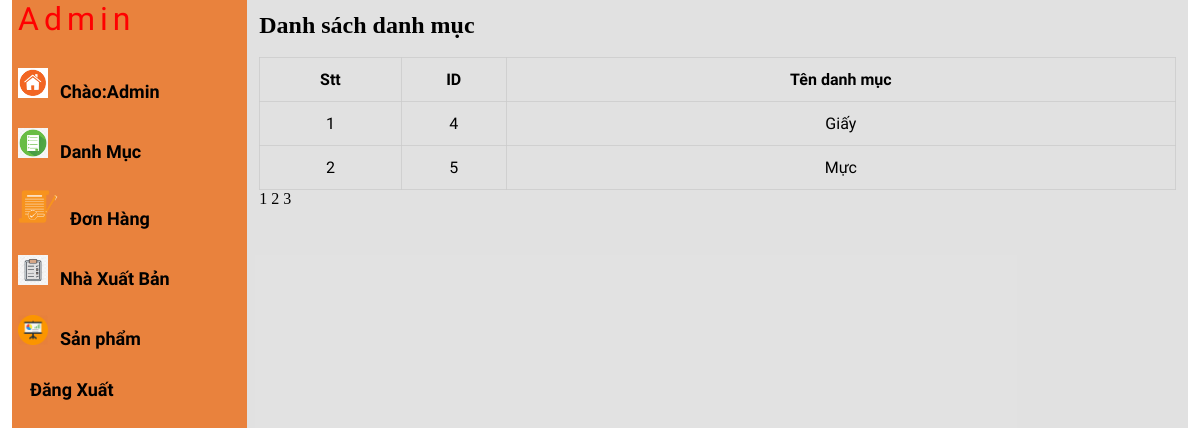
Screenshot of /admin/cartegory_list.php?trang=2 with the database file from the repository.
### tables this page shows
CREATE TABLE `danh_muc` (
  `ma` int(12) NOT NULL,
  `ten` varchar(100) NOT NULL
);

### admin/cartegory_list.php (the view, shortened to what this page needs)
<?php
require_once "header.php";
require_once "leftside.php";
$ket_noi = mysqli_connect('localhost','root','','doan1');
mysqli_set_charset($ket_noi,'utf8');
$trang = 1;
if(isset($_GET['trang'])){
    $trang = $_GET['trang'];
}
$sql_so_danh_muc =  "select count(*) from danh_muc";
$mang_so_danh_muc = mysqli_query($ket_noi,$sql_so_danh_muc);
$ket_qua_so_danh_muc = mysqli_fetch_array($mang_so_danh_muc);
$so_danh_muc = $ket_qua_so_danh_muc['count(*)'];
$so_danh_muc_1 = 2 ;
$so_trang =  ceil($so_danh_muc/$so_danh_muc_1);
$bo_qua = $so_danh_muc_1*($trang - 1);
$sql = "select * from danh_muc limit $so_danh_muc_1 offset $bo_qua";
$ket_qua = mysqli_query($ket_noi, $sql);
?>
<div class="admin-content-right">
    <div class="table-content">
        <h1>Danh sách danh mục</h1><br>
        <table>
            <tr>
                <th>Stt</th>
                <th>ID</th>
                <th>Tên danh mục</th>
            </tr>
            <?php $i=0;
            foreach($ket_qua as $tung_san_pham) {
                $i = $i+1;?>
                <tr>
                    <td><?php echo $i ?></td>
                    <td><?php echo $tung_san_pham['ma'] ?></td>
                    <td><?php echo $tung_san_pham['ten'] ?></td>
                </tr>
            <?php }
        ?>
  </table>
    <?php  for($i=1; $i<=$so_trang ; $i++) {
          ?>
          <a href="?trang=<?php echo $i ?>" style = "color: black; " >
              <?php echo $i ?>
          </a>
      <?php } ?>
</div>
</div>
</section>
</body>
</html>

### admin/style.css (style rules this page uses)
:root { --maincolor: #ff8800; --subcolor: #ec400c; }
* { padding: 0; margin: 0; box-sizing: border-box; }
a { text-decoration: none; color: black; }
.admin-content-right { width: 80%; background-color: #dddd; padding: 12px 12px; height: 100vh; overflow-y: scroll; }
.table-content table { width: 100%; }
.table-content table,th,td { text-align: center; border: 1px solid #cccc; border-collapse: collapse; padding: 12px 0; font-family: "Bona Nova", serif; }

### rows the page displays
danh_muc: ma "4", ten "Giấy"
danh_muc: ma "5", ten "Mực"
